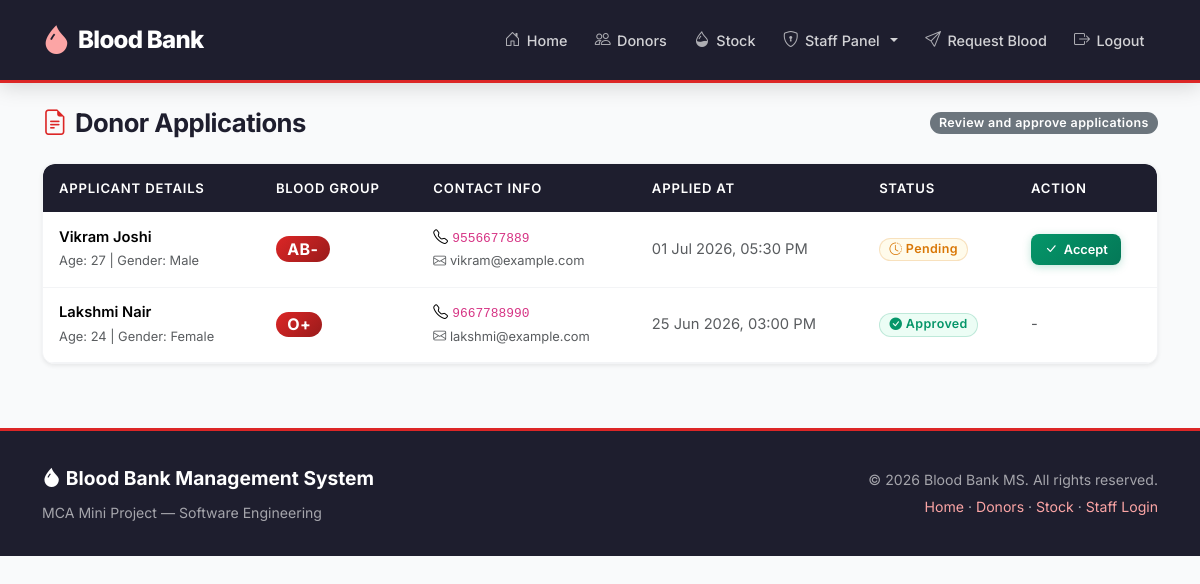
The page /applications/ (signed in) on the database its author committed.
### bank/models.py (models this page shows, shortened)
class DonorApplication(models.Model):
    name = models.CharField(max_length=100)
    age = models.PositiveIntegerField()
    gender = models.CharField(max_length=10, choices=GENDER_CHOICES)
    phone = models.CharField(max_length=15)
    email = models.EmailField(blank=True)
    address = models.TextField()
    city = models.CharField(max_length=100, blank=True)
    blood_group = models.CharField(max_length=5, choices=BLOOD_GROUPS)
    last_donation_date = models.DateField(null=True, blank=True)
    status = models.CharField(max_length=20, choices=STATUS_CHOICES, default='Pending')
    applied_at = models.DateTimeField(auto_now_add=True)

### bank/views.py (the view)
# urls.py: path('applications/', views.application_list, name='application_list'),
def application_list(request):
    if not request.user.is_staff:
        messages.error(request, 'Only staff can view donor applications.')
        return redirect('home')
    apps = DonorApplication.objects.all().order_by('-applied_at')
    return render(request, 'bank/application_list.html', {'applications': apps})

### bank/templates/bank/application_list.html (shortened to what this page needs)
{% extends 'bank/base.html' %}
{% block content %}
<div class="page-header">
    <h2><i class="bi bi-file-earmark-text"></i> Donor Applications</h2>
    <span class="badge bg-secondary">Review and approve applications</span>
</div>
<div class="card shadow-sm">
    <div class="table-responsive-wrapper">
        <table class="table table-hover mb-0" id="applications-table">
            <thead>
                <tr>
                    <th>Applicant Details</th>
                    <th>Blood Group</th>
                    <th>Contact Info</th>
                    <th>Applied At</th>
                    <th>Status</th>
                    <th>Action</th>
                </tr>
            </thead>
            <tbody>
            {% for app in applications %}
                <tr>
                    <td>
                        <div class="fw-semibold">{{ app.name }}</div>
                        <small class="text-muted">Age: {{ app.age }} | Gender: {{ app.gender }}</small>
                    </td>
                    <td><span class="badge badge-blood fs-6">{{ app.blood_group }}</span></td>
                    <td>
                        <div><i class="bi bi-telephone"></i> <code>{{ app.phone }}</code></div>
                        {% if app.email %}
                            <small class="text-muted"><i class="bi bi-envelope"></i> {{ app.email }}</small>
                        {% endif %}
                    </td>
                    <td class="text-muted">{{ app.applied_at|date:"d M Y, h:i A" }}</td>
                    <td>
                        {% if app.status == 'Pending' %}
                            <span class="badge badge-pending"><i class="bi bi-clock-history"></i> Pending</span>
                        {% elif app.status == 'Approved' %}
                            <span class="badge badge-approved"><i class="bi bi-check-circle-fill"></i> Approved</span>
                        {% else %}
                            <span class="badge badge-rejected"><i class="bi bi-x-circle-fill"></i> Rejected</span>
                        {% endif %}
                    </td>
                    <td>
                        {% if app.status == 'Pending' %}
                            <a href="{% url 'accept_application' app.id %}" class="btn btn-sm btn-success" onclick="return confirm('Do you want to accept this application and create a donor record?');">
                                <i class="bi bi-check-lg"></i> Accept
                            </a>
                        {% else %}
                            <span class="text-muted">-</span>
                        {% endif %}
                    </td>
                </tr>
            {% endfor %}
            </tbody>
        </table>
    </div>
</div>
{% endblock %}

### bank/static/bank/css/style.css (style rules this page uses)
:root { --crimson: #DC2626; --crimson-dark: #991B1B; --crimson-light: #FCA5A5; --crimson-50: #FEF2F2; --charcoal: #1E1E2E; --charcoal-light: #2A2A3C; --surface: #FFFFFF; --surface-alt: #F9FAFB; --text-primary: #111827; --text-secondary: #6B7280; --text-muted: #9CA3AF; --border: #E5E7EB; --border-light: #F3F4F6; --success: #059669; --success-bg: #ECFDF5; --warning: #D97706; --warning-bg: #FFFBEB; --info: #2563EB; --info-bg: #EFF6FF; --radius: 12px; --radius-sm: 8px; --radius-lg: 16px; --shadow-sm: 0 1px 3px rgba(0,0,0,0.06), 0 1px 2px rgba(0,0,0,0.04); --shadow-md: 0 4px 16px rgba(0,0,0,0.08); --shadow-lg: 0 10px 40px rgba(0,0,0,0.12); --shadow-glow: 0 0 20px rgba(220,38,38,0.15); --transition: all 0.3s cubic-bezier(0.4, 0, 0.2, 1); }
*, *::before, *::after { box-sizing: border-box; }
body { font-family: 'Inter', -apple-system, BlinkMacSystemFont, 'Segoe UI', Roboto, 'Helvetica Neue', Arial, sans-serif; background: var(--surface-alt); color: var(--text-primary); line-height: 1.6; -webkit-font-smoothing: antialiased; -moz-osx-font-smoothing: grayscale; }
h1, h2, h3, h4, h5, h6 { font-weight: 700; letter-spacing: -0.02em; line-height: 1.25; color: var(--charcoal); }
a { transition: var(--transition); }
.card { border: 1px solid var(--border-light); border-radius: var(--radius); box-shadow: var(--shadow-sm); overflow: hidden; background: var(--surface); }
.table { margin-bottom: 0; font-size: 0.92rem; }
.table thead th { background: var(--charcoal); color: #fff; font-weight: 600; font-size: 0.82rem; text-transform: uppercase; letter-spacing: 0.06em; padding: 0.85rem 1rem; border: none; white-space: nowrap; }
.table tbody td { padding: 0.85rem 1rem; vertical-align: middle; border-color: var(--border-light); }
.table-hover tbody tr { transition: var(--transition); }
.table-responsive-wrapper { overflow-x: auto; -webkit-overflow-scrolling: touch; border-radius: var(--radius); }
.badge { font-weight: 600; font-size: 0.78rem; padding: 0.35em 0.75em; border-radius: 20px; letter-spacing: 0.03em; }
.badge-pending { background: var(--warning-bg); color: var(--warning); border: 1px solid rgba(217, 119, 6, 0.2); }
.badge-approved, .badge-confirmed { background: var(--success-bg); color: var(--success); border: 1px solid rgba(5, 150, 105, 0.2); }
.badge-blood { background: linear-gradient(135deg, var(--crimson), var(--crimson-dark)); color: #fff; font-weight: 700; font-size: 0.85rem; padding: 0.3em 0.7em; }
.btn { font-weight: 600; font-size: 0.9rem; border-radius: var(--radius-sm); padding: 0.5rem 1.25rem; transition: var(--transition); display: inline-flex; align-items: center; gap: 0.4rem; }
.btn-success { background: linear-gradient(135deg, #059669, #047857); border: none; box-shadow: 0 2px 8px rgba(5,150,105,0.25); }
.btn-sm { font-size: 0.8rem; padding: 0.35rem 0.85rem; }
.page-header { display: flex; justify-content: space-between; align-items: center; margin-bottom: 1.5rem; flex-wrap: wrap; gap: 0.75rem; }
.page-header h2 { font-size: 1.6rem; font-weight: 700; margin: 0; display: flex; align-items: center; gap: 0.5rem; }
.page-header h2 i { color: var(--crimson); }

### rows shown on the page
DonorApplication: name "Vikram Joshi", age "27", gender "Male", blood_group "AB-", phone "9556677889", email "vikram@example.com", applied_at "01 Jul 2026, 05:30 PM", status "Pending" (drawn)
DonorApplication: name "Lakshmi Nair", age "24", gender "Female", blood_group "O+", phone "9667788990", email "lakshmi@example.com", applied_at "25 Jun 2026, 03:00 PM", status "Approved" (drawn)
